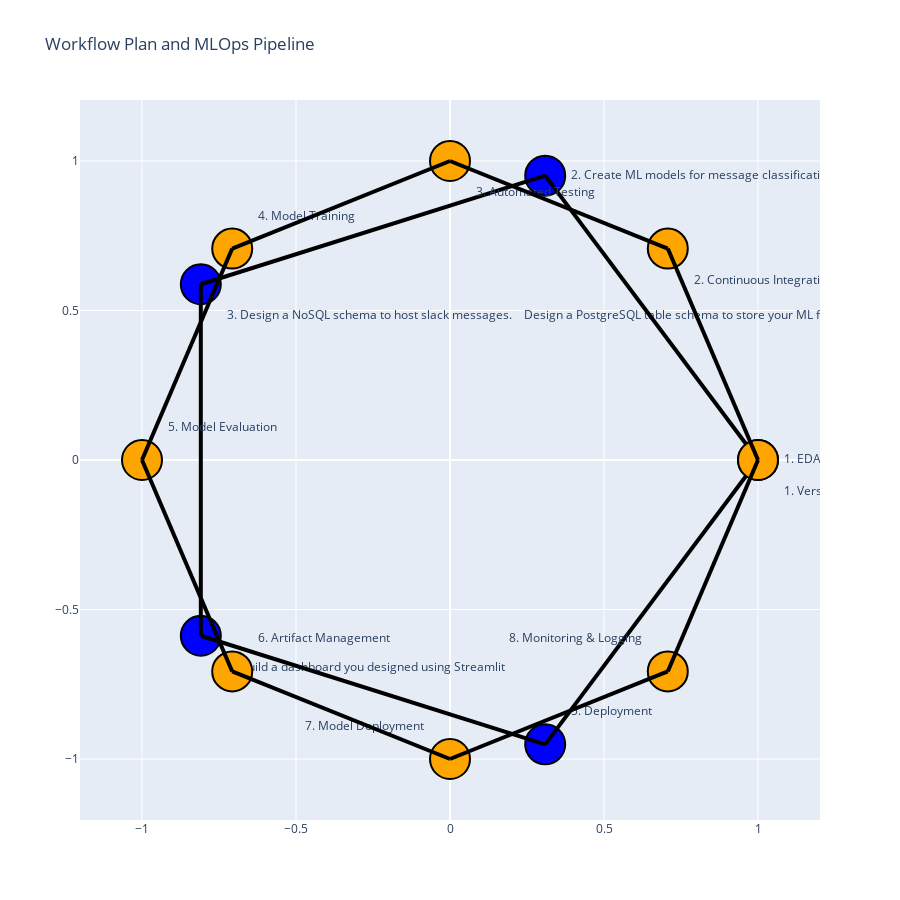

Here is the notebook cell this chart was saved with:
### Code cell
import plotly.graph_objects as go
import numpy as np

# Function to generate circular coordinates
def generate_circular_coordinates(num_points):
    theta = np.linspace(0, 2*np.pi, num_points, endpoint=False)
    x = np.cos(theta)
    y = np.sin(theta)
    return x, y

# Create subplot
fig = go.Figure()

# Add nodes (Workflow Plan)
workflow_tasks = [
    '1. EDA techniques to understand data and discover insights,\n   Demonstrating Stats understanding by using suitable statistical distributions and plots to provide evidence to actionable insights gained from EDA.',
    '2. Create ML models for message classification, topic modelling, and sentiment analysis',
    '3. Design a NoSQL schema to host slack messages.\n   Design a PostgreSQL table schema to store your ML features',
    '4. Build a dashboard you designed using Streamlit',
    '5. Deployment',
]

num_workflow_nodes = len(workflow_tasks)
workflow_x, workflow_y = generate_circular_coordinates(num_workflow_nodes)

text_positions = ['middle right', 'middle right', 'bottom right', 'bottom right', 'top right']

for i in range(num_workflow_nodes):
    fig.add_trace(go.Scatter(x=[workflow_x[i]], y=[workflow_y[i]],
                             mode='markers+text',
                             text=[workflow_tasks[i]],
                             textposition=text_positions[i],
                             marker=dict(size=40, color='blue', line=dict(color='black', width=2)),
                             showlegend=False))

# Add edges (Workflow Plan)
workflow_edges = [(0, 1), (1, 2), (2, 3), (3, 4), (4, 0)]
for edge in workflow_edges:
    fig.add_trace(go.Scatter(x=[workflow_x[edge[0]], workflow_x[edge[1]]], y=[workflow_y[edge[0]], workflow_y[edge[1]]],
                             mode='lines',
                             line=dict(color='black', width=4),
                             showlegend=False))

# Add nodes (MLOps Pipeline)
mlops_tasks = [
    '1. Version Control',
    '2. Continuous Integration',
    '3. Automated Testing',
    '4. Model Training',
    '5. Model Evaluation',
    '6. Artifact Management',
    '7. Model Deployment',
    '8. Monitoring & Logging',
]

num_mlops_nodes = len(mlops_tasks)
mlops_x, mlops_y = generate_circular_coordinates(num_mlops_nodes)

text_positions_mlops = ['bottom right', 'bottom right', 'bottom right', 'top right', 'top right', 'top right', 'top left', 'top left']

for i in range(num_mlops_nodes):
    fig.add_trace(go.Scatter(x=[mlops_x[i]], y=[mlops_y[i]],
                             mode='markers+text',
                             text=[mlops_tasks[i]],
                             textposition=text_positions_mlops[i],
                             marker=dict(size=40, color='orange', line=dict(color='black', width=2)),
                             showlegend=False))

# Add edges (MLOps Pipeline)
mlops_edges = [(0, 1), (1, 2), (2, 3), (3, 4), (4, 5), (5, 6), (6, 7), (7, 0)]
for edge in mlops_edges:
    fig.add_trace(go.Scatter(x=[mlops_x[edge[0]], mlops_x[edge[1]]], y=[mlops_y[edge[0]], mlops_y[edge[1]]],
                             mode='lines',
                             line=dict(color='black', width=4),
                             showlegend=False))

# Update layout
fig.update_layout(title='Workflow Plan and MLOps Pipeline',
                  showlegend=False,
                  height=900,
                  width=900)

# Show figure
fig.show()

### Figure 1 — Plotly figure (JSON) as saved in the notebook; plotly's stock layout.template omitted (floating-point values rounded to 4 significant figures)
{"data": [{"marker": {"color": "blue", "line": {"color": "black", "width": 2}, "size": 40}, "mode": "markers+text", "showlegend": false, "text": ["1. EDA techniques to understand data and discover insights,\n   Demonstrating Stats understanding by using suitable statistical distributions and plots to provide evidence to actionable insights gained from EDA."], "textposition": "middle right", "type": "scatter", "x": [1], "y": [0]}, {"marker": {"color": "blue", "line": {"color": "black", "width": 2}, "size": 40}, "mode": "markers+text", "showlegend": false, "text": ["2. Create ML models for message classification, topic modelling, and sentiment analysis"], "textposition": "middle right", "type": "scatter", "x": [0.309], "y": [0.9511]}, {"marker": {"color": "blue", "line": {"color": "black", "width": 2}, "size": 40}, "mode": "markers+text", "showlegend": false, "text": ["3. Design a NoSQL schema to host slack messages.\n   Design a PostgreSQL table schema to store your ML features"], "textposition": "bottom right", "type": "scatter", "x": [-0.809], "y": [0.5878]}, {"marker": {"color": "blue", "line": {"color": "black", "width": 2}, "size": 40}, "mode": "markers+text", "showlegend": false, "text": ["4. Build a dashboard you designed using Streamlit"], "textposition": "bottom right", "type": "scatter", "x": [-0.809], "y": [-0.5878]}, {"marker": {"color": "blue", "line": {"color": "black", "width": 2}, "size": 40}, "mode": "markers+text", "showlegend": false, "text": ["5. Deployment"], "textposition": "top right", "type": "scatter", "x": [0.309], "y": [-0.9511]}, {"line": {"color": "black", "width": 4}, "mode": "lines", "showlegend": false, "type": "scatter", "x": [1, 0.309], "y": [0, 0.9511]}, {"line": {"color": "black", "width": 4}, "mode": "lines", "showlegend": false, "type": "scatter", "x": [0.309, -0.809], "y": [0.9511, 0.5878]}, {"line": {"color": "black", "width": 4}, "mode": "lines", "showlegend": false, "type": "scatter", "x": [-0.809, -0.809], "y": [0.5878, -0.5878]}, {"line": {"color": "black", "width": 4}, "mode": "lines", "showlegend": false, "type": "scatter", "x": [-0.809, 0.309], "y": [-0.5878, -0.9511]}, {"line": {"color": "black", "width": 4}, "mode": "lines", "showlegend": false, "type": "scatter", "x": [0.309, 1], "y": [-0.9511, 0]}, {"marker": {"color": "orange", "line": {"color": "black", "width": 2}, "size": 40}, "mode": "markers+text", "showlegend": false, "text": ["1. Version Control"], "textposition": "bottom right", "type": "scatter", "x": [1], "y": [0]}, {"marker": {"color": "orange", "line": {"color": "black", "width": 2}, "size": 40}, "mode": "markers+text", "showlegend": false, "text": ["2. Continuous Integration"], "textposition": "bottom right", "type": "scatter", "x": [0.7071], "y": [0.7071]}, {"marker": {"color": "orange", "line": {"color": "black", "width": 2}, "size": 40}, "mode": "markers+text", "showlegend": false, "text": ["3. Automated Testing"], "textposition": "bottom right", "type": "scatter", "x": [6.123e-17], "y": [1]}, {"marker": {"color": "orange", "line": {"color": "black", "width": 2}, "size": 40}, "mode": "markers+text", "showlegend": false, "text": ["4. Model Training"], "textposition": "top right", "type": "scatter", "x": [-0.7071], "y": [0.7071]}, {"marker": {"color": "orange", "line": {"color": "black", "width": 2}, "size": 40}, "mode": "markers+text", "showlegend": false, "text": ["5. Model Evaluation"], "textposition": "top right", "type": "scatter", "x": [-1], "y": [1.225e-16]}, {"marker": {"color": "orange", "line": {"color": "black", "width": 2}, "size": 40}, "mode": "markers+text", "showlegend": false, "text": ["6. Artifact Management"], "textposition": "top right", "type": "scatter", "x": [-0.7071], "y": [-0.7071]}, {"marker": {"color": "orange", "line": {"color": "black", "width": 2}, "size": 40}, "mode": "markers+text", "showlegend": false, "text": ["7. Model Deployment"], "textposition": "top left", "type": "scatter", "x": [-1.837e-16], "y": [-1]}, {"marker": {"color": "orange", "line": {"color": "black", "width": 2}, "size": 40}, "mode": "markers+text", "showlegend": false, "text": ["8. Monitoring & Logging"], "textposition": "top left", "type": "scatter", "x": [0.7071], "y": [-0.7071]}, {"line": {"color": "black", "width": 4}, "mode": "lines", "showlegend": false, "type": "scatter", "x": [1, 0.7071], "y": [0, 0.7071]}, {"line": {"color": "black", "width": 4}, "mode": "lines", "showlegend": false, "type": "scatter", "x": [0.7071, 6.123e-17], "y": [0.7071, 1]}, {"line": {"color": "black", "width": 4}, "mode": "lines", "showlegend": false, "type": "scatter", "x": [6.123e-17, -0.7071], "y": [1, 0.7071]}, {"line": {"color": "black", "width": 4}, "mode": "lines", "showlegend": false, "type": "scatter", "x": [-0.7071, -1], "y": [0.7071, 1.225e-16]}, {"line": {"color": "black", "width": 4}, "mode": "lines", "showlegend": false, "type": "scatter", "x": [-1, -0.7071], "y": [1.225e-16, -0.7071]}, {"line": {"color": "black", "width": 4}, "mode": "lines", "showlegend": false, "type": "scatter", "x": [-0.7071, -1.837e-16], "y": [-0.7071, -1]}, {"line": {"color": "black", "width": 4}, "mode": "lines", "showlegend": false, "type": "scatter", "x": [-1.837e-16, 0.7071], "y": [-1, -0.7071]}, {"line": {"color": "black", "width": 4}, "mode": "lines", "showlegend": false, "type": "scatter", "x": [0.7071, 1], "y": [-0.7071, 0]}], "layout": {"height": 900, "showlegend": false, "title": {"text": "Workflow Plan and MLOps Pipeline"}, "width": 900}}
